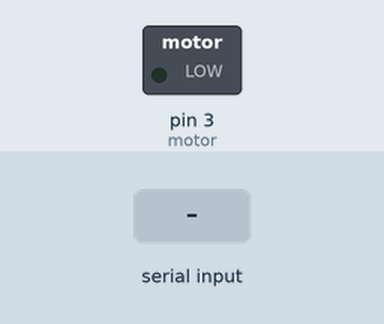
This sketch was run on a simulated Arduino Uno, built with avr-gcc and run on an emulated ATmega328P. On the bench: switched loads named in the sketch (green lamp = pin HIGH). The inputs (shaded band) are chosen by the test bench.

Above: at 1.2 s.
1.3 s: byte 30 received over Serial
At 1.9 s:
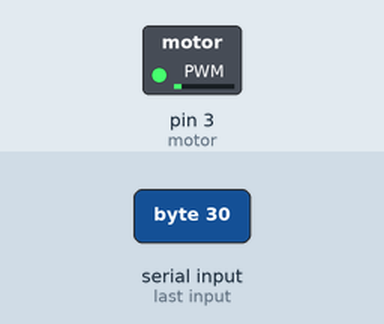
2.8 s: byte 90 received over Serial
At 4.2 s:
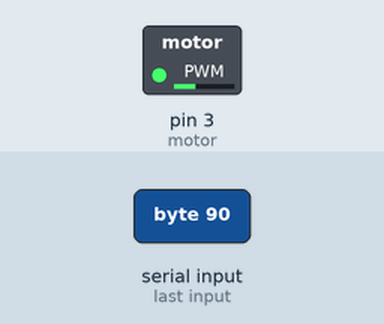
Timing chart, 0 to 5.8 s (numbered marks = the images above; inputs shaded):
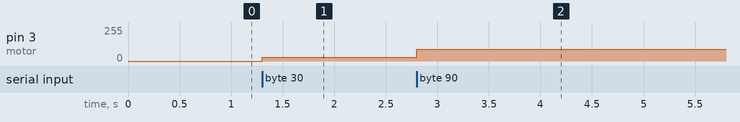

Measured:
- after the input at 1.3 s, pin 3 (motor): 0/255 → 30/255 at once
- after the input at 2.8 s, pin 3 (motor): 30/255 → 90/255 at once

The sketch:

hapticodearduino.ino
```cpp
int motor = 3;
int pwm = 0;
int pwm1 = 0;
int val = 0;
//char val;
boolean estado0 = false;
boolean estado1 = false;
boolean estado2 = false;


void setup() {
  //  Serial.begin(57600);
  Serial.begin(9600);
  pinMode(motor, OUTPUT);
}

void loop() {
  if (Serial.available()  > 0) {//Si el Arduino recibe datos a través del puerto serie
  val = Serial.read();

  }


  analogWrite(motor, int(val));

  delay(1);

}
```
